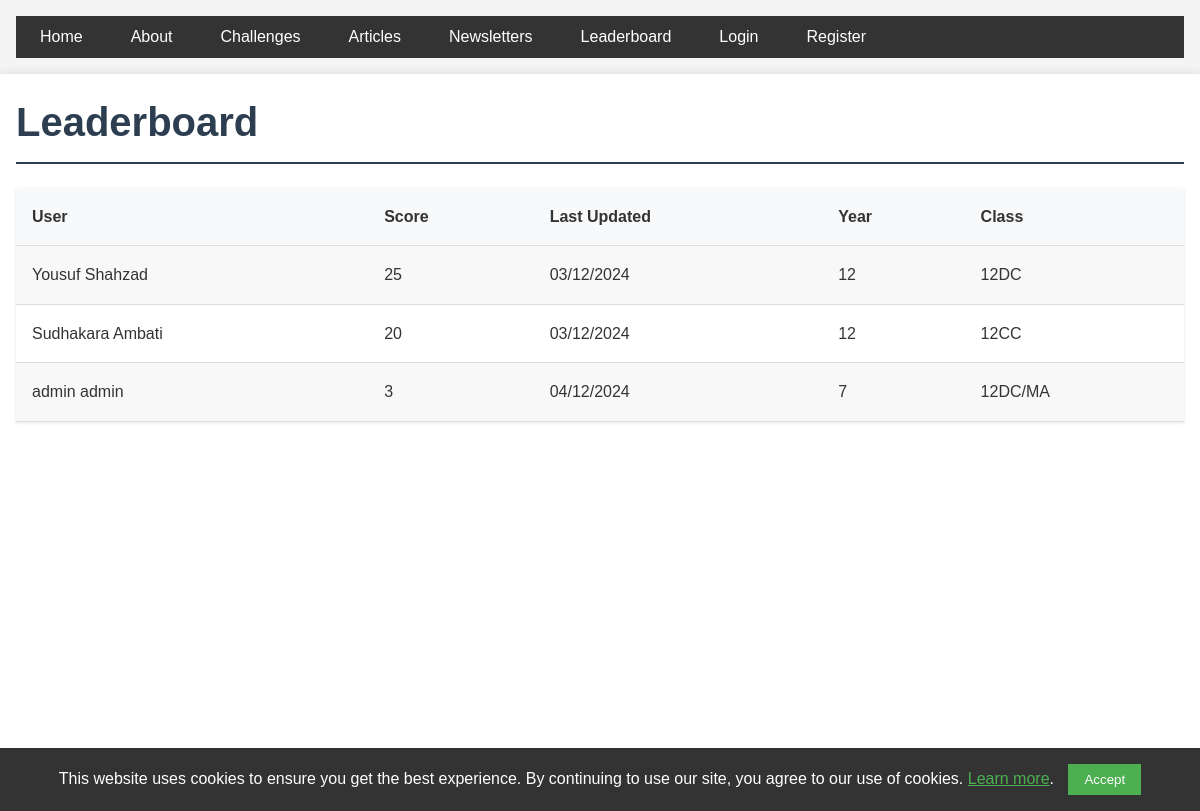
The app's page /leaderboard with its own data.
### app/models.py (models this page shows, shortened)
class LeaderboardEntry(db.Model):
    id = db.Column(db.Integer, primary_key=True)
    user_id = db.Column(db.Integer, db.ForeignKey('user.id'), nullable=False)
    score = db.Column(db.Integer, default=0)
    last_updated = db.Column(db.DateTime, nullable=False, default=datetime.utcnow)
    user = db.relationship('User', backref=db.backref('leaderboard_entries', cascade='all, delete-orphan'))

class User(UserMixin, db.Model):
    id = db.Column(db.Integer, primary_key=True)
    full_name = db.Column(db.String(100), nullable=False)
    year = db.Column(db.Integer)
    maths_class = db.Column(db.String(100))
    password_hash = db.Column(db.String(128))
    is_admin = db.Column(db.Boolean, default=False)
    key_stage = db.Column(db.String(3), nullable=False, index=True)
    submissions = db.relationship('AnswerSubmission', backref='user', lazy=True,
                                cascade='all, delete-orphan')
    articles = db.relationship('Article', backref='author', lazy='dynamic',
                             cascade='all, delete-orphan')

### app/main/routes.py (the view)
@bp.route('/leaderboard')
def leaderboard():
    entries = LeaderboardEntry.query.order_by(LeaderboardEntry.score.desc()).limit(10).all()
    return render_template('main/leaderboard.html', title='Leaderboard', entries=entries)

### app/templates/main/leaderboard.html
{% extends "base.html" %}
{% block content %}
<h1>Leaderboard</h1>
    <table>
        <tr>
            <th>User</th>
            <th>Score</th>
            <th>Last Updated</th>
            <th>Year</th>
            <th>Class</th>
        </tr>
        {% for entry in entries %}
        <tr>
            <td>{{ entry.user.full_name }}</td>
            <td>{{ entry.score }}</td>
            <td>{{ entry.last_updated.strftime('%d/%m/%Y') }}</td>
            <td>{{ entry.user.year }}</td>
            <td>{{ entry.user.maths_class }}</td>
        </tr>
        {% endfor %}
    </table>
{% endblock %}

### app/templates/base.html (shortened to what this page needs)
<!DOCTYPE html>
<html lang="en">
    <head>
        <link rel="stylesheet" href="{{ url_for('static', filename='css/main.css') }}">
        <link rel="stylesheet" href="https://cdnjs.cloudflare.com/ajax/libs/mathquill/0.10.1/mathquill.min.css">
</head>
<body>
    <header>
        <nav>
            <ul class="nav-menu">
                <li><a href="{{ url_for('main.index') }}">Home</a></li>
                <li><a href="{{ url_for('main.about') }}">About</a></li>
                <li><a href="{{ url_for('main.challenges') }}">Challenges</a></li>
                <li><a href="{{ url_for('main.articles') }}">Articles</a></li>
                <li><a href="{{ url_for('main.newsletters') }}">Newsletters</a></li>
                <li><a href="{{ url_for('main.leaderboard') }}">Leaderboard</a></li>
                {% if current_user.is_anonymous %}
                    <li><a href="{{ url_for('auth.login') }}">Login</a></li>
                    <li><a href="{{ url_for('auth.register') }}">Register</a></li>
                {% else %}
                    {% if current_user.is_admin %}
                        <li><a href="{{ url_for('admin.admin_index') }}">Admin</a></li>
                    {% endif %}
                    <li><a href="{{ url_for('profile.profile') }}">Profile - {{current_user.full_name }}</a></li>
                    <li><a href="{{ url_for('auth.logout') }}">Logout</a></li>
                {% endif %}
            </ul>
        </nav>
    </header>
    <main>
        {% block content %}{% endblock %}
    </main>
    <footer>
        <p>&copy; 2024 UCGS Mathematics Society</p>
    </footer>
<div id="cookie-consent-banner" class="cookie-banner">
    <p>
        This website uses cookies to ensure you get the best experience. By continuing to use our site, you agree to our use of cookies.
        <a href="{{ url_for('main.privacy_policy') }}">Learn more</a>.
    </p>
    <button id="accept-cookies" class="cookie-button">Accept</button>
</div>
</body>
</html>

### app/static/css/main.css (style rules this page uses)
* { margin: 0; padding: 0; box-sizing: border-box; }
body { font-family: Arial, sans-serif; line-height: 1.6; color: #333; background-color: #f4f4f4; }
header, main, footer { padding: 1rem; }
main { max-width: 1200px; margin: 0 auto; background-color: #fff; box-shadow: 0 0 10px rgba(0, 0, 0, 0.1); min-height: calc(100vh - 120px); }
h1, h2, h3 { margin-bottom: 1rem; color: #2c3e50; }
h1 { font-size: 2.5rem; border-bottom: 2px solid #2c3e50; padding-bottom: 0.5rem; }
nav ul { list-style-type: none; display: flex; background-color: #333; padding: 0.5rem; }
nav ul li { margin-right: 1rem; }
nav ul li a { color: #fff; text-decoration: none; padding: 0.5rem 1rem; border-radius: 4px; transition: background-color 0.3s; }
a { color: #3498db; text-decoration: none; }
table { width: 100%; border-collapse: collapse; margin-bottom: 1rem; }
th, td { padding: 0.75rem; text-align: left; border-bottom: 1px solid #ddd; }
th { background-color: #f2f2f2; font-weight: bold; }
tr:nth-child(even) { background-color: #f8f8f8; }
footer { text-align: center; padding: 1rem; background-color: #333; color: #fff; }
table { margin-top: 1.5rem; box-shadow: 0 1px 3px rgba(0, 0, 0, 0.1); }
th, td { padding: 1rem; }
th { background-color: #f8f9fa; font-weight: 600; }
.cookie-banner { position: fixed; bottom: 0; left: 0; width: 100%; background-color: #333; color: #fff; padding: 1rem; display: none; z-index: 1000; text-align: center; }
.cookie-banner p { margin: 0; display: inline; }
.cookie-banner a { color: #4CAF50; text-decoration: underline; }
.cookie-button { background-color: #4CAF50; color: white; border: none; padding: 0.5rem 1rem; margin-left: 10px; cursor: pointer; }

### records on screen
LeaderboardEntry: user.full_name "Yousuf Shahzad", score "25", last_updated "03/12/2024", user.year "12", user.maths_class "12DC"
LeaderboardEntry: user.full_name "Sudhakara Ambati", score "20", last_updated "03/12/2024", user.year "12", user.maths_class "12CC"
LeaderboardEntry: user.full_name "admin admin", score "3", last_updated "04/12/2024", user.year "7", user.maths_class "12DC/MA"
